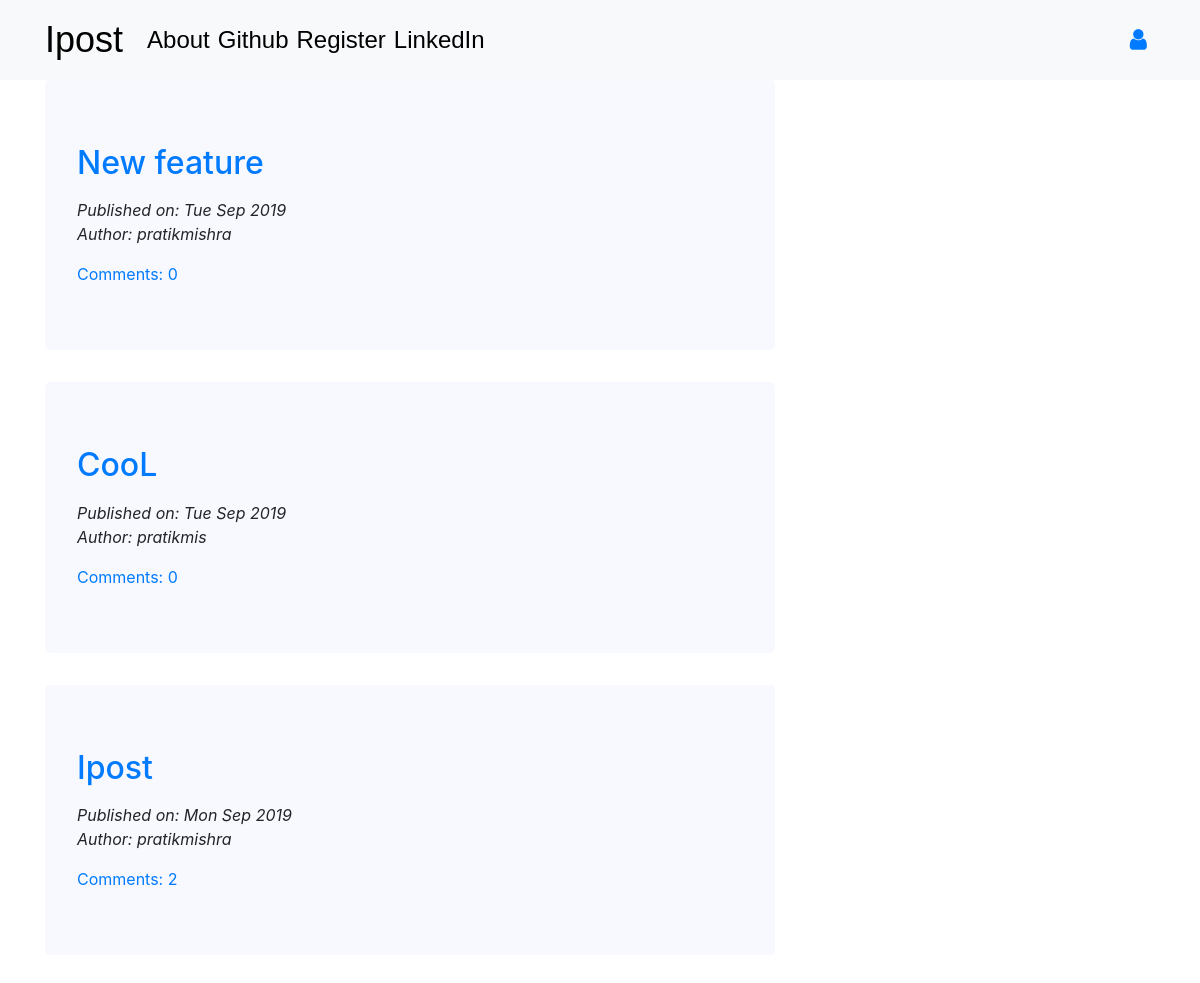
Before: / with the older database file.
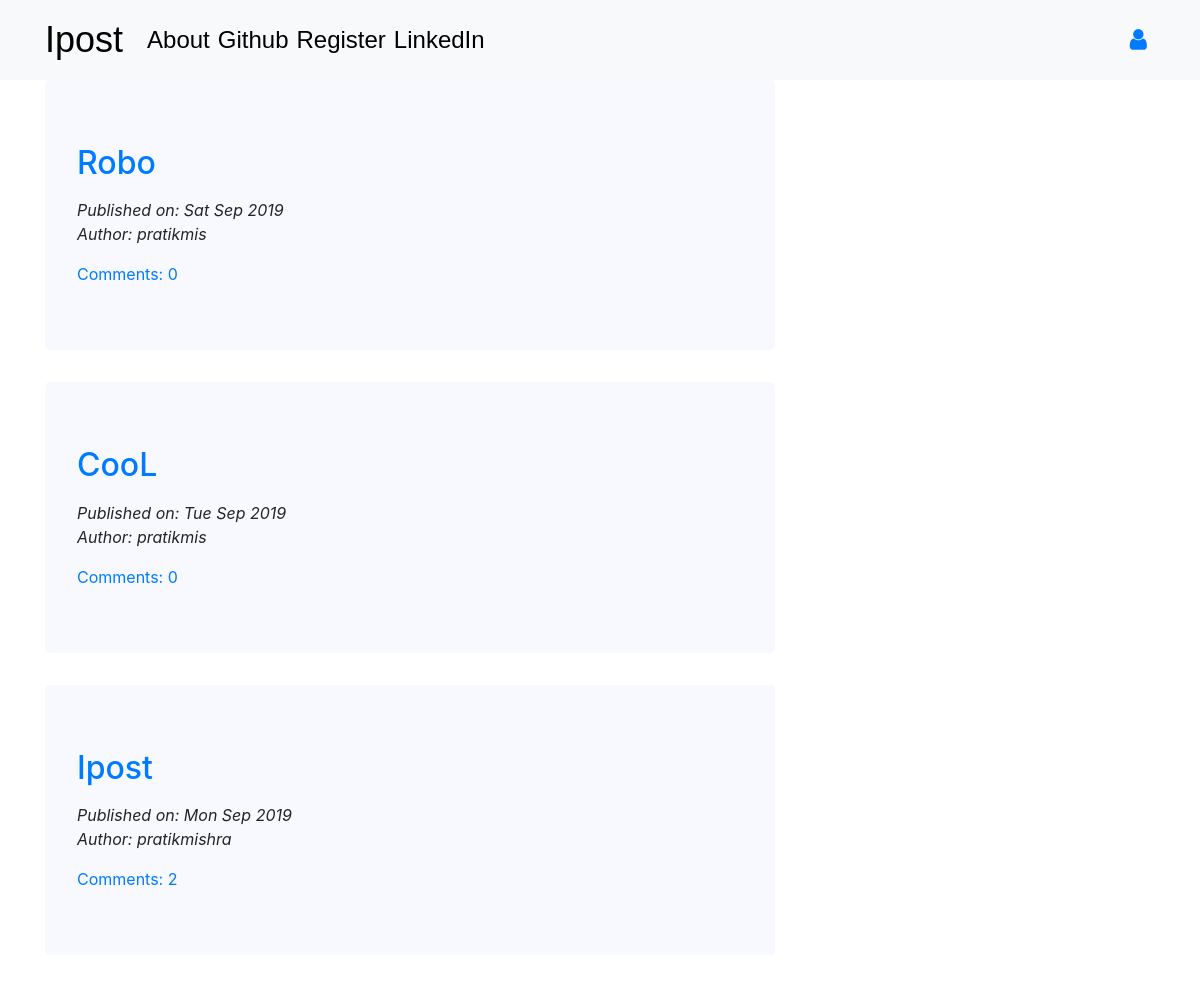
After: the same page with the newer database file.
### blog/models.py (models this page shows, shortened)
class Post(models.Model):
    author = models.ForeignKey('auth.User',on_delete=models.CASCADE)
    title = models.CharField(max_length=200)
    text = models.TextField()
    image = models.ImageField(upload_to='post_pics',blank=True)
    created_date = models.DateTimeField(default=timezone.now)
    published_date = models.DateTimeField(blank=True,null=True)
    def approve_comments(self):
        return self.comments.filter(approved_comment=True)

### blog/views.py (the view)
# urls.py: path('',views.PostListView.as_view(),name='post_list'),
class PostListView(ListView):
    model = Post
    def get_queryset(self):
        return Post.objects.filter(published_date__lte=timezone.now()).order_by('-published_date')

### blog/templates/blog/post_list.html (shortened to what this page needs)
{% extends "blog/base.html" %}
{% block content %}
<div class="centerstage">
   {% for post in post_list %}
   <div class="jumbotron postlist">
   <div class="post">
       <h2><a href="{% url 'post_detail' pk=post.pk %}">{{post.title}}</a></h2>
       <div class="date">
           <p>Published on: {{post.published_date|date:"D M Y"}}
          <br> Author: {{post.author}} <br></p>
       </div>
       <a href="{% url 'post_detail' pk=post.pk %}">Comments: {{post.approve_comments.count}}</a>
   </div>
   </div>
   {% endfor %}
</div>
{% endblock %}

### blog/templates/blog/base.html (shortened to what this page needs)
<!DOCTYPE html>
{% load staticfiles %}
<html lang="en" dir="ltr">
  <head>
    <link rel="stylesheet" href="https://stackpath.bootstrapcdn.com/bootstrap/4.1.3/css/bootstrap.min.css"
>
    <link href="https://maxcdn.bootstrapcdn.com/font-awesome/4.7.0/css/font-awesome.min.css" rel="stylesheet">
    <link rel="stylesheet" href="//cdn.jsdelivr.net/medium-editor/latest/css/medium-editor.min.css" type="text/css" media="screen" charset="utf-8">
    <link rel="stylesheet" href="https://cdnjs.cloudflare.com/ajax/libs/font-awesome/4.7.0/css/font-awesome.min.css">
    <link rel="stylesheet" href="{% static 'css/blog.css' %}">
</head>
  <body class="loader">
      <article>
        <nav class="navbar fixed-top navbar-expand-lg bg-light techfont">
        <div class="container mynav"  id="mytopnav">
           <div class="navbar-nav align-items-center ">
                <a class="navbar-brand bigbrand mblog" href="{% url 'post_list' %}">Ipost</a>
                <a class="nav-item nav-link about" href="{% url 'about' %}">About</a>
                <a class="git" href="https://www.github.com">Github </a>
                <a class="nav-item nav-link regi" href="{% url 'register' %}">Register</a>
                <a class="linked" href="https://www.linkedin.com">LinkedIn</a>
            </div>
               <div class="navbar-nav align-items-center ml-auto">
                {% if user.is_authenticated %}
                    <a class="nav-item nav-link npost" href="{% url 'post_new' %}">New Post</a>
                        <a class="nav-item nav-link draft" href="{% url 'post_draft_list' %}">Drafts</a>
                        <a class="nav-item nav-link lout" href="{% url 'logout' %}">Log Out</a>
                    <a> Welcome: {{user.username}}</a>
                    {% else %}
                    <a class="nav-item nav-link" href="{% url 'login' %}" aria-label="Login">
                        <span class="fa fa-user" aria-hidden="true"></span></a>
                    {% endif %}
               </div>
            </div>
        </nav>
        </article>
        <div class="content container">
            <div class="row">
                <div class="col-md-8">
                    <div class="blog_posts">
                        {% block content %}
                        {% endblock %}
                    </div>
                </div>
            </div>
        </div>
  </body>
</html>

### static/css/blog.css (style rules this page uses)
.techfont { font-family: 'Russo One', sans-serif; font-size: 1.5em; margin-bottom: 10px; color: #8fdb95; }
.mblog,.about,.git,.linked,.regi,.lout,.draft,.npost { color: black; }
.postlist { background-color: ghostwhite; }
.date { font-style: italic; }
.centerstage { margin-left: auto; margin-right: auto; }
.bigbrand { font-size: 1.5em; }
.loader { padding-top: 80px; }

Changed rows visible on the page:
removed Post: title "New feature", published_date "Tue Sep 2019", author "pratikmishra", approve_comments.count "0"
added Post: title "Robo", published_date "Sat Sep 2019", author "pratikmis", approve_comments.count "0"
